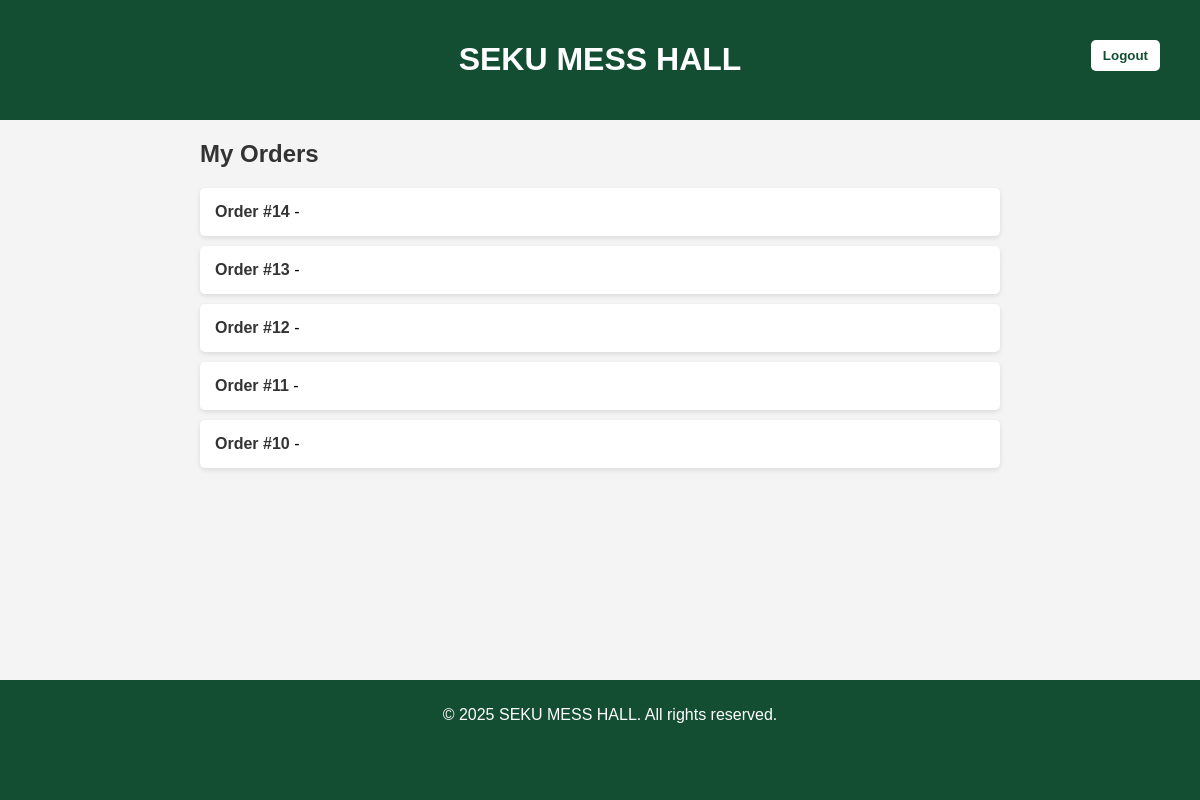
/orders/ (signed in), run on an earlier commit of the app's database.
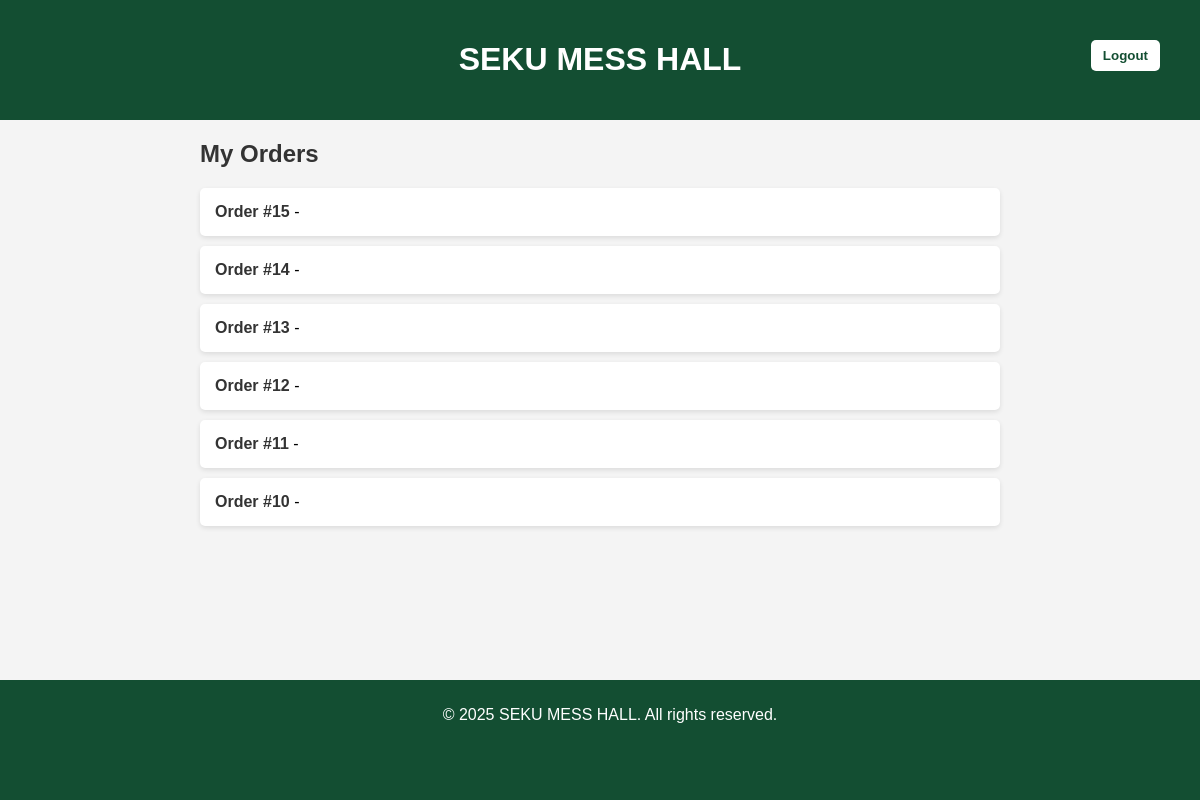
And on a later commit of the database.
### menu/models.py (models this page shows, shortened)
class Order(models.Model):
    user = models.ForeignKey(User, on_delete=models.CASCADE, null=True, blank=True)
    customer_name = models.CharField(max_length=100)
    created_at = models.DateTimeField(auto_now_add=True)

### menu/views.py (the view)
# urls.py: path('orders/', views.order_list, name='order_list'),
@login_required
def order_list(request):
    if request.user.is_staff or request.user.groups.filter(name='Workers').exists():
        orders = Order.objects.all().order_by('-created_at')
    else:
        messages.error(request, "You don't have permission to view orders.")
        return redirect('home')  # or a safer page
    return render(request, 'orders/list.html', {'orders': orders})

### menu/templates/orders/list.html (shortened to what this page needs)
<!DOCTYPE html>
<html lang="en">
<head>
</head>
<body>
  <header>
    <h1>SEKU MESS HALL</h1>
    <form method="post" action="{% url 'logout' %}" style="position: absolute; top: 20px; right: 20px;">
      <button type="submit" class="logout-btn">Logout</button>
  </form>
  </header>
  <main>
    <div style="max-width: 800px; margin: 20px auto;">
      <h2>My Orders</h2>
      {% if orders %}
        <ul>
          {% for order in orders %}
            <li>
              <a href="{% url 'order_detail' order.id %}">Order #{{ order.id }}</a> - {{ order.status }}
            </li>
          {% endfor %}
        </ul>
      {% else %}
        <p class="no-orders">No orders available.</p>
      {% endif %}
    </div>
  </main>
  <footer>
    <p>&copy; 2025 SEKU MESS HALL. All rights reserved.</p>
  </footer>
</body>
</html>

What changed in the data, as far as the page shows it:
added Order: id "15"
